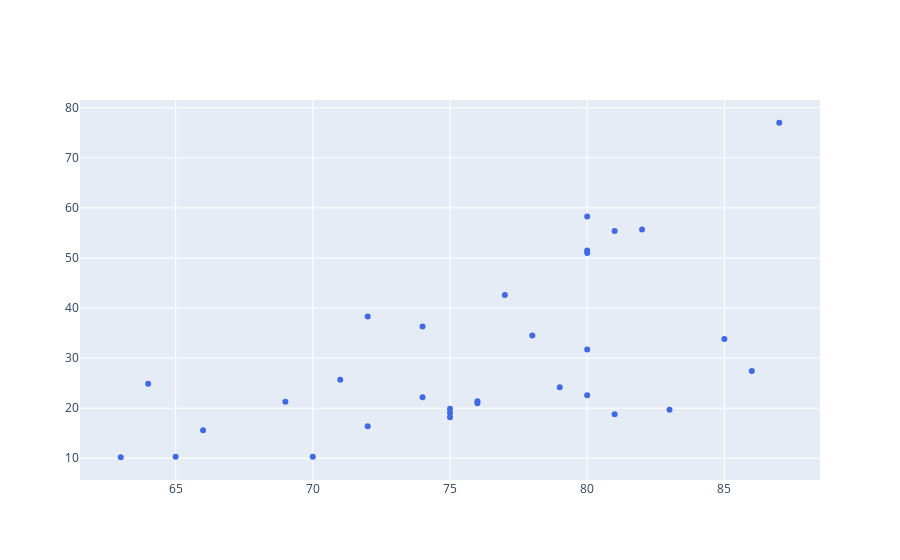

The cell this chart's notebook holds for it:
### Markdown cell above
Add a scatterplot of observed data to the figure.

### Code cell
fig.add_scatter(x= (np.ravel(dataframe[['Height']])),y= (np.ravel(dataframe[['Volume']])),mode="markers",name="observed",line=dict(color='royalblue'))

#<xml xmlns="https://developers.google.com/blockly/xml"><variables><variable id="w|!1_/S4wRKF4S1`6Xg+">fig</variable><variable id="YynR+H75hTgW`vKfMxOx">np</variable><variable id="B5p-Xul6IZ.0%nd96oa%">dataframe</variable></variables><block type="varDoMethod" id="O07?sQIdula@ap]/9Ogq" x="-31" y="143"><mutation items="5"></mutation><field name="VAR" id="w|!1_/S4wRKF4S1`6Xg+">fig</field><field name="MEMBER">add_scatter</field><data>fig:add_scatter</data><value name="ADD0"><block type="valueOutputCodeBlock" id="?9~fa0|VKDIpx+X]Ne],"><field name="CODE">x=</field><value name="INPUT"><block type="varDoMethod" id="PqgNL`IVR~dg0v3Zc@6E"><mutation items="1"></mutation><field name="VAR" id="YynR+H75hTgW`vKfMxOx">np</field><field name="MEMBER">ravel</field><data>np:ravel</data><value name="ADD0"><block type="indexer" id="{0YKup]NzKguA|u$}T+$"><field name="VAR" id="B5p-Xul6IZ.0%nd96oa%">dataframe</field><value name="INDEX"><block type="lists_create_with" id="t9a]MmJQplr$V%vOxUz3"><mutation items="1"></mutation><value name="ADD0"><block type="text" id="jydyI4?hT45#whKP08UT"><field name="TEXT">Height</field></block></value></block></value></block></value></block></value></block></value><value name="ADD1"><block type="valueOutputCodeBlock" id="*_^=o_W]Sgn}Tc^ke{#)"><field name="CODE">y=</field><value name="INPUT"><block type="varDoMethod" id="3?uC$.@1v/6AYM0^KD^t"><mutation items="1"></mutation><field name="VAR" id="YynR+H75hTgW`vKfMxOx">np</field><field name="MEMBER">ravel</field><data>np:ravel</data><value name="ADD0"><block type="indexer" id="LY/hxSnBOfWTui}8@d.*"><field name="VAR" id="B5p-Xul6IZ.0%nd96oa%">dataframe</field><value name="INDEX"><block type="lists_create_with" id="WIy]!H9t$(6VN9#y1C,-"><mutation items="1"></mutation><value name="ADD0"><block type="text" id="5W]!]7j$xQzCaP0K/$Hq"><field name="TEXT">Volume</field></block></value></block></value></block></value></block></value></block></value><value name="ADD2"><block type="dummyOutputCodeBlock" id="sif/rSeATJ5@wW{~i{bj"><field name="CODE">mode="markers"</field></block></value><value name="ADD3"><block type="dummyOutputCodeBlock" id="tT4JzYg!8$,J4BX,5*(n"><field name="CODE">name="observed"</field></block></value><value name="ADD4"><block type="dummyOutputCodeBlock" id="OxNE0Iz6@tG*|Lng7anA"><field name="CODE">line=dict(color='royalblue')</field></block></value></block></xml>

### Figure 1 — Plotly figure (JSON) as saved in the notebook; plotly's stock layout.template omitted (floating-point values rounded to 4 significant figures)
{"data": [{"line": {"color": "royalblue"}, "mode": "markers", "name": "observed", "type": "scatter", "x": [70, 65, 63, 72, 81, 83, 66, 75, 80, 75, 79, 76, 76, 69, 75, 74, 85, 86, 71, 64, 78, 80, 74, 72, 77, 81, 82, 80, 80, 80, 87], "y": [10.3, 10.3, 10.2, 16.4, 18.8, 19.7, 15.6, 18.2, 22.6, 19.9, 24.2, 21.0, 21.4, 21.3, 19.1, 22.2, 33.8, 27.4, 25.7, 24.9, 34.5, 31.7, 36.3, 38.3, 42.6, 55.4, 55.7, 58.3, 51.5, 51.0, 77.0]}], "layout": {}}
